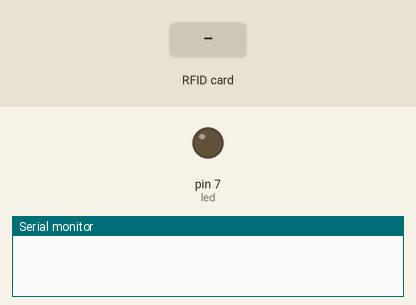
Recording of a sketch running on a simulated Arduino Uno, built with avr-gcc and run on an emulated ATmega328P. Shown: output pins drawn as LEDs (lit = HIGH), the last lines printed to the serial monitor. Inputs (shaded band) come from the test bench. Pins used as bus, display or sensor lines are not drawn.

Above: at 1.2 s.
1.3 s: RFID card 5E 7A 19 C4 held to the reader
At 2.2 s:
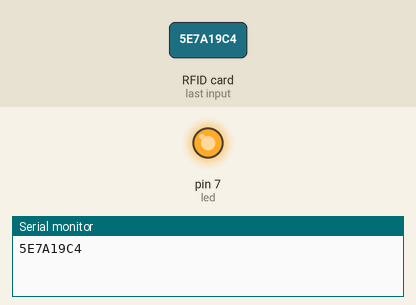
Timing chart, 0 to 4.8 s (numbered marks = the images above; inputs shaded):
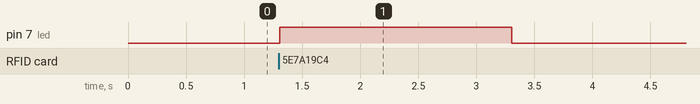

The sketch:

rfid.ino
```cpp
#include <SPI.h>
#include <MFRC522.h>
#define RST_PIN 9
#define SS_PIN 10
byte readCard[4];
int successRead;
int led = 7;
MFRC522 mfrc522(SS_PIN, RST_PIN);
MFRC522::MIFARE_Key key;
void setup()
{
Serial.begin(9600);
SPI.begin();
mfrc522.PCD_Init();
pinMode(led, OUTPUT);
}
void loop(){
        do {
      //okuma başarılı olana kadar getID fonksiyonunu çağır
      successRead = getID();
      }
      while (!successRead);
      digitalWrite(led, HIGH);
      delay(2000);
      digitalWrite(led, LOW);
}
int getID() {
//yeni bir kart okunmadıysa 0 döndür
if (!mfrc522.PICC_IsNewCardPresent())
{return 0;}
if (!mfrc522.PICC_ReadCardSerial())
{return 0;}
//Serial.print("Kart UID’si:");
//kartın UID’sini byte byte oku ve seri monitöre yaz
for (int i=0; i<mfrc522.uid.size; i++)
{
readCard[i] = mfrc522.uid.uidByte[i];
Serial.print(readCard[i], HEX);
}
Serial.println("");
//kart okumayı durdur ve 1 döndür (okuma başarılı)
mfrc522.PICC_HaltA();
return 1;
}
```

Measured:
- after the input at 1.3 s, pin 7 (led): LOW → HIGH at once, → LOW 2.0 s later
